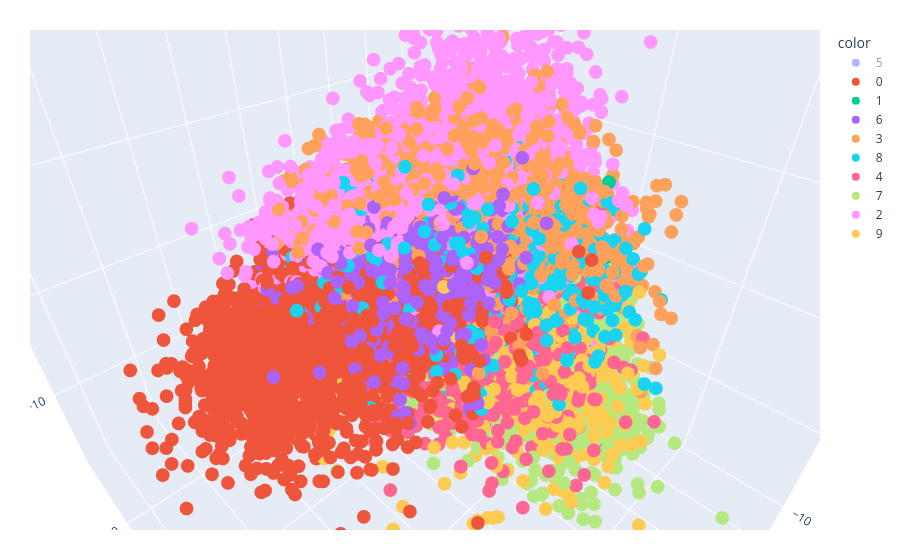

Notebook code for this chart:
### Code cell
fig = px.scatter_3d(x=X_train_tr[:,0],y= X_train_tr[:,1], z = X_train_tr[:,2],color=y_train_tr)
fig.update_layout(margin = dict(l = 30 , r = 30 , b= 30 , t = 30))

### Figure 1 — Plotly figure (JSON) as saved in the notebook; plotly's stock layout.template omitted (floating-point values rounded to 4 significant figures; data arrays with more than 128 entries replaced by an {"elided": "..."} marker saying what was removed)
{"data": [{"hovertemplate": "color=5<br>x=%{x}<br>y=%{y}<br>z=%{z}<extra></extra>", "legendgroup": "5", "marker": {"color": "#636efa", "symbol": "circle"}, "mode": "markers", "name": "5", "scene": "scene", "showlegend": true, "type": "scatter3d", "visible": "legendonly", "x": {"elided": "4317 float values"}, "y": {"elided": "4317 float values"}, "z": {"elided": "4317 float values"}}, {"hovertemplate": "color=0<br>x=%{x}<br>y=%{y}<br>z=%{z}<extra></extra>", "legendgroup": "0", "marker": {"color": "#EF553B", "symbol": "circle"}, "mode": "markers", "name": "0", "scene": "scene", "showlegend": true, "type": "scatter3d", "x": {"elided": "4748 float values"}, "y": {"elided": "4748 float values"}, "z": {"elided": "4748 float values"}}, {"hovertemplate": "color=1<br>x=%{x}<br>y=%{y}<br>z=%{z}<extra></extra>", "legendgroup": "1", "marker": {"color": "#00cc96", "symbol": "circle"}, "mode": "markers", "name": "1", "scene": "scene", "showlegend": true, "type": "scatter3d", "x": {"elided": "5420 float values"}, "y": {"elided": "5420 float values"}, "z": {"elided": "5420 float values"}}, {"hovertemplate": "color=6<br>x=%{x}<br>y=%{y}<br>z=%{z}<extra></extra>", "legendgroup": "6", "marker": {"color": "#ab63fa", "symbol": "circle"}, "mode": "markers", "name": "6", "scene": "scene", "showlegend": true, "type": "scatter3d", "x": {"elided": "4741 float values"}, "y": {"elided": "4741 float values"}, "z": {"elided": "4741 float values"}}, {"hovertemplate": "color=3<br>x=%{x}<br>y=%{y}<br>z=%{z}<extra></extra>", "legendgroup": "3", "marker": {"color": "#FFA15A", "symbol": "circle"}, "mode": "markers", "name": "3", "scene": "scene", "showlegend": true, "type": "scatter3d", "x": {"elided": "4912 float values"}, "y": {"elided": "4912 float values"}, "z": {"elided": "4912 float values"}}, {"hovertemplate": "color=8<br>x=%{x}<br>y=%{y}<br>z=%{z}<extra></extra>", "legendgroup": "8", "marker": {"color": "#19d3f3", "symbol": "circle"}, "mode": "markers", "name": "8", "scene": "scene", "showlegend": true, "type": "scatter3d", "x": {"elided": "4691 float values"}, "y": {"elided": "4691 float values"}, "z": {"elided": "4691 float values"}}, {"hovertemplate": "color=4<br>x=%{x}<br>y=%{y}<br>z=%{z}<extra></extra>", "legendgroup": "4", "marker": {"color": "#FF6692", "symbol": "circle"}, "mode": "markers", "name": "4", "scene": "scene", "showlegend": true, "type": "scatter3d", "x": {"elided": "4666 float values"}, "y": {"elided": "4666 float values"}, "z": {"elided": "4666 float values"}}, {"hovertemplate": "color=7<br>x=%{x}<br>y=%{y}<br>z=%{z}<extra></extra>", "legendgroup": "7", "marker": {"color": "#B6E880", "symbol": "circle"}, "mode": "markers", "name": "7", "scene": "scene", "showlegend": true, "type": "scatter3d", "x": {"elided": "4966 float values"}, "y": {"elided": "4966 float values"}, "z": {"elided": "4966 float values"}}, {"hovertemplate": "color=2<br>x=%{x}<br>y=%{y}<br>z=%{z}<extra></extra>", "legendgroup": "2", "marker": {"color": "#FF97FF", "symbol": "circle"}, "mode": "markers", "name": "2", "scene": "scene", "showlegend": true, "type": "scatter3d", "x": {"elided": "4784 float values"}, "y": {"elided": "4784 float values"}, "z": {"elided": "4784 float values"}}, {"hovertemplate": "color=9<br>x=%{x}<br>y=%{y}<br>z=%{z}<extra></extra>", "legendgroup": "9", "marker": {"color": "#FECB52", "symbol": "circle"}, "mode": "markers", "name": "9", "scene": "scene", "showlegend": true, "type": "scatter3d", "x": {"elided": "4755 float values"}, "y": {"elided": "4755 float values"}, "z": {"elided": "4755 float values"}}], "layout": {"autosize": true, "dragmode": "zoom", "legend": {"title": {"text": "color"}, "tracegroupgap": 0}, "margin": {"b": 30, "l": 30, "r": 30, "t": 30}, "scene": {"aspectmode": "auto", "aspectratio": {"x": 0.9382, "y": 1.069, "z": 0.9966}, "camera": {"center": {"x": 2.22e-16, "y": 2.22e-16, "z": 0}, "eye": {"x": 0.5467, "y": 0.5504, "z": 0.5378}, "projection": {"type": "perspective"}, "up": {"x": 0, "y": 0, "z": 1}}, "domain": {"x": [0, 1], "y": [0, 1]}, "dragmode": "turntable", "xaxis": {"title": {"text": "x"}, "type": "linear"}, "yaxis": {"title": {"text": "y"}, "type": "linear"}, "zaxis": {"title": {"text": "z"}, "type": "linear"}}}}
